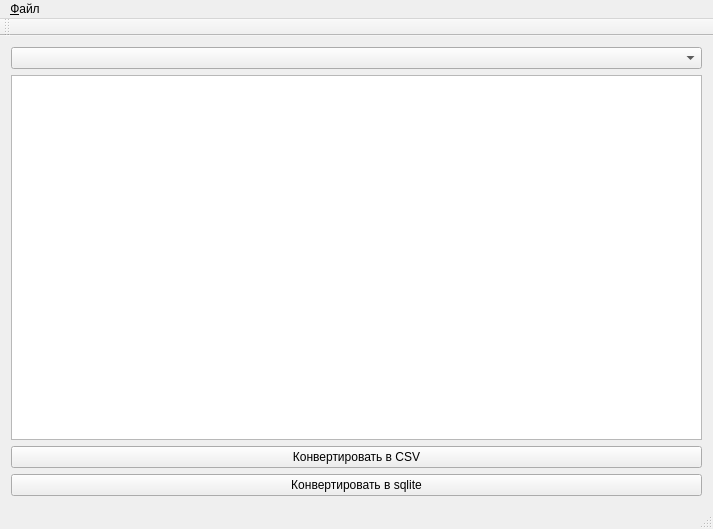
<?xml version="1.0" encoding="UTF-8"?>
<ui version="4.0">
 <class>MainWindow</class>
 <widget class="QMainWindow" name="MainWindow">
  <property name="geometry">
   <rect>
    <x>0</x>
    <y>0</y>
    <width>713</width>
    <height>529</height>
   </rect>
  </property>
  <property name="windowTitle">
   <string>Converter databases</string>
  </property>
  <widget class="QWidget" name="centralWidget">
   <layout class="QVBoxLayout" name="verticalLayout">
    <item>
     <widget class="QComboBox" name="tableBox"/>
    </item>
    <item>
     <widget class="QTableView" name="sqlView"/>
    </item>
    <item>
     <widget class="QPushButton" name="convertButton">
      <property name="text">
       <string>Конвертировать в CSV</string>
      </property>
     </widget>
    </item>
    <item>
     <widget class="QPushButton" name="convertSqlButton">
      <property name="text">
       <string>Конвертировать в sqlite</string>
      </property>
     </widget>
    </item>
   </layout>
  </widget>
  <widget class="QToolBar" name="mainToolBar">
   <attribute name="toolBarArea">
    <enum>TopToolBarArea</enum>
   </attribute>
   <attribute name="toolBarBreak">
    <bool>false</bool>
   </attribute>
  </widget>
  <widget class="QStatusBar" name="statusBar"/>
  <widget class="QMenuBar" name="menuBar">
   <property name="geometry">
    <rect>
     <x>0</x>
     <y>0</y>
     <width>713</width>
     <height>21</height>
    </rect>
   </property>
   <widget class="QMenu" name="menu">
    <property name="title">
     <string>&amp;Файл</string>
    </property>
    <addaction name="actionOpenDb"/>
    <addaction name="actionOpencsv"/>
   </widget>
   <addaction name="menu"/>
  </widget>
  <action name="actionOpenDb">
   <property name="text">
    <string>Открыть базу данных</string>
   </property>
  </action>
  <action name="actionOpencsv">
   <property name="text">
    <string>Открыть файл csv</string>
   </property>
  </action>
  <action name="actionClose">
   <property name="text">
    <string>Закрыть</string>
   </property>
  </action>
 </widget>
 <layoutdefault spacing="6" margin="11"/>
 <resources/>
 <connections/>
</ui>
